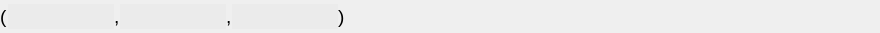
<?xml version="1.0" encoding="UTF-8"?>
<ui version="4.0">
 <class>Tuple3</class>
 <widget class="QWidget" name="Tuple3">
  <property name="geometry">
   <rect>
    <x>0</x>
    <y>0</y>
    <width>880</width>
    <height>33</height>
   </rect>
  </property>
  <property name="windowTitle">
   <string>Form</string>
  </property>
  <layout class="QHBoxLayout" name="horizontalLayout">
   <property name="spacing">
    <number>0</number>
   </property>
   <property name="margin">
    <number>0</number>
   </property>
   <item>
    <widget class="QLabel" name="label_5">
     <property name="text">
      <string>&lt;html&gt;&lt;head/&gt;&lt;body&gt;&lt;p&gt;&lt;span style=&quot; font-size:14pt;&quot;&gt;(&lt;/span&gt;&lt;/p&gt;&lt;/body&gt;&lt;/html&gt;</string>
     </property>
    </widget>
   </item>
   <item>
    <widget class="LECustomTuple" name="lineEditVal_1">
     <property name="sizePolicy">
      <sizepolicy hsizetype="Preferred" vsizetype="Fixed">
       <horstretch>0</horstretch>
       <verstretch>0</verstretch>
      </sizepolicy>
     </property>
     <property name="minimumSize">
      <size>
       <width>0</width>
       <height>25</height>
      </size>
     </property>
     <property name="maximumSize">
      <size>
       <width>805</width>
       <height>16777215</height>
      </size>
     </property>
     <property name="styleSheet">
      <string notr="true">background:rgb(235,235,235);
border:0px;

</string>
     </property>
     <property name="readOnly">
      <bool>false</bool>
     </property>
    </widget>
   </item>
   <item>
    <widget class="QLabel" name="label_6">
     <property name="text">
      <string>&lt;html&gt;&lt;head/&gt;&lt;body&gt;&lt;p&gt;&lt;span style=&quot; font-size:14pt;&quot;&gt;,&lt;/span&gt;&lt;/p&gt;&lt;/body&gt;&lt;/html&gt;</string>
     </property>
    </widget>
   </item>
   <item>
    <widget class="LECustomTuple" name="lineEditVal_2">
     <property name="sizePolicy">
      <sizepolicy hsizetype="Preferred" vsizetype="Fixed">
       <horstretch>0</horstretch>
       <verstretch>0</verstretch>
      </sizepolicy>
     </property>
     <property name="minimumSize">
      <size>
       <width>0</width>
       <height>25</height>
      </size>
     </property>
     <property name="maximumSize">
      <size>
       <width>805</width>
       <height>16777215</height>
      </size>
     </property>
     <property name="focusPolicy">
      <enum>Qt::StrongFocus</enum>
     </property>
     <property name="styleSheet">
      <string notr="true">background:rgb(235,235,235);
border:0px;</string>
     </property>
    </widget>
   </item>
   <item>
    <widget class="QLabel" name="label_8">
     <property name="text">
      <string>&lt;html&gt;&lt;head/&gt;&lt;body&gt;&lt;p&gt;&lt;span style=&quot; font-size:14pt;&quot;&gt;,&lt;/span&gt;&lt;/p&gt;&lt;/body&gt;&lt;/html&gt;</string>
     </property>
    </widget>
   </item>
   <item>
    <widget class="LECustomTuple" name="lineEditVal_3">
     <property name="sizePolicy">
      <sizepolicy hsizetype="Preferred" vsizetype="Fixed">
       <horstretch>0</horstretch>
       <verstretch>0</verstretch>
      </sizepolicy>
     </property>
     <property name="minimumSize">
      <size>
       <width>0</width>
       <height>25</height>
      </size>
     </property>
     <property name="maximumSize">
      <size>
       <width>805</width>
       <height>16777215</height>
      </size>
     </property>
     <property name="focusPolicy">
      <enum>Qt::StrongFocus</enum>
     </property>
     <property name="styleSheet">
      <string notr="true">background:rgb(235,235,235);
border:0px;</string>
     </property>
    </widget>
   </item>
   <item>
    <widget class="QLabel" name="label_7">
     <property name="text">
      <string>&lt;html&gt;&lt;head/&gt;&lt;body&gt;&lt;p&gt;&lt;span style=&quot; font-size:14pt;&quot;&gt;)&lt;/span&gt;&lt;/p&gt;&lt;/body&gt;&lt;/html&gt;</string>
     </property>
    </widget>
   </item>
   <item>
    <spacer name="horizontalSpacer_2">
     <property name="orientation">
      <enum>Qt::Horizontal</enum>
     </property>
     <property name="sizeHint" stdset="0">
      <size>
       <width>123</width>
       <height>20</height>
      </size>
     </property>
    </spacer>
   </item>
  </layout>
 </widget>
 <customwidgets>
  <customwidget>
   <class>LECustomTuple</class>
   <extends>QLineEdit</extends>
   <header>gereListe.h</header>
  </customwidget>
 </customwidgets>
 <resources/>
 <connections/>
</ui>
